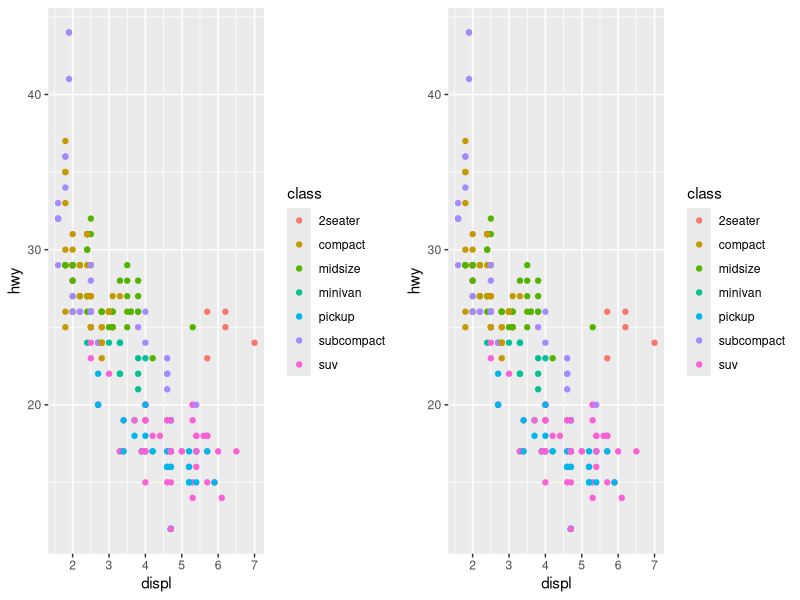
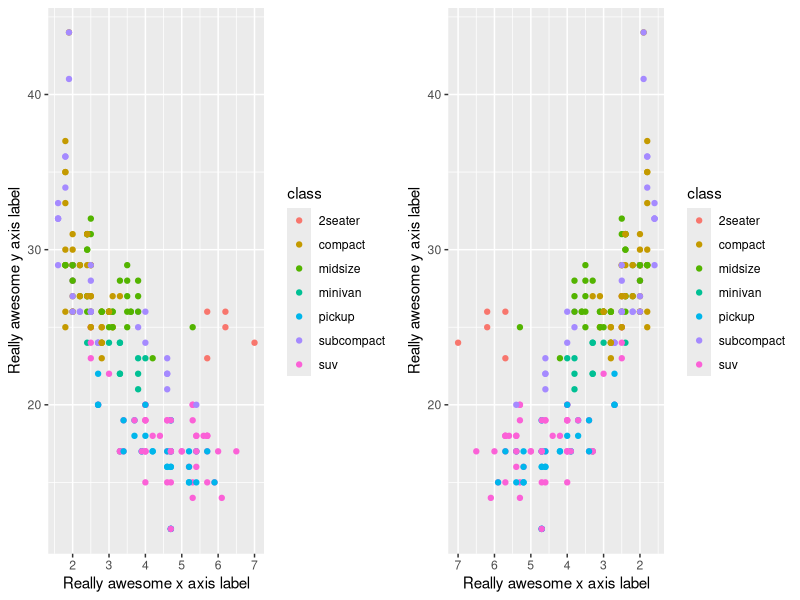
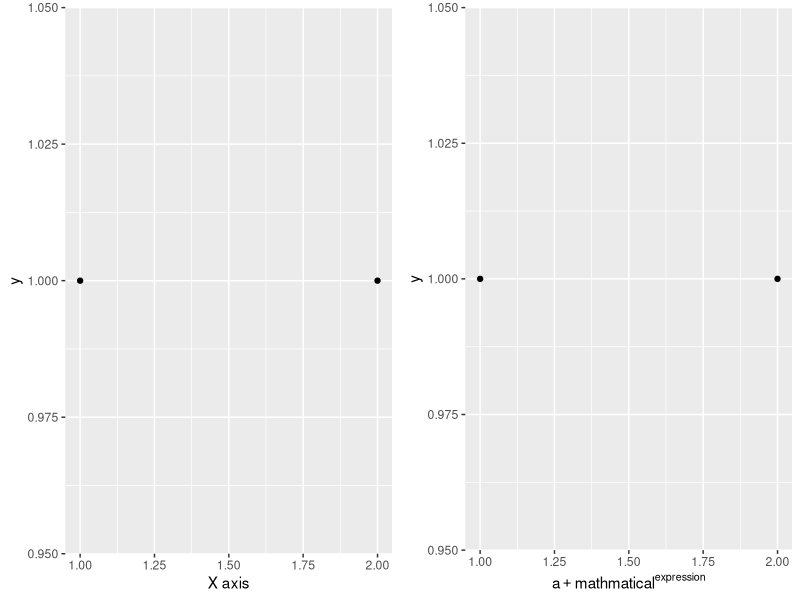
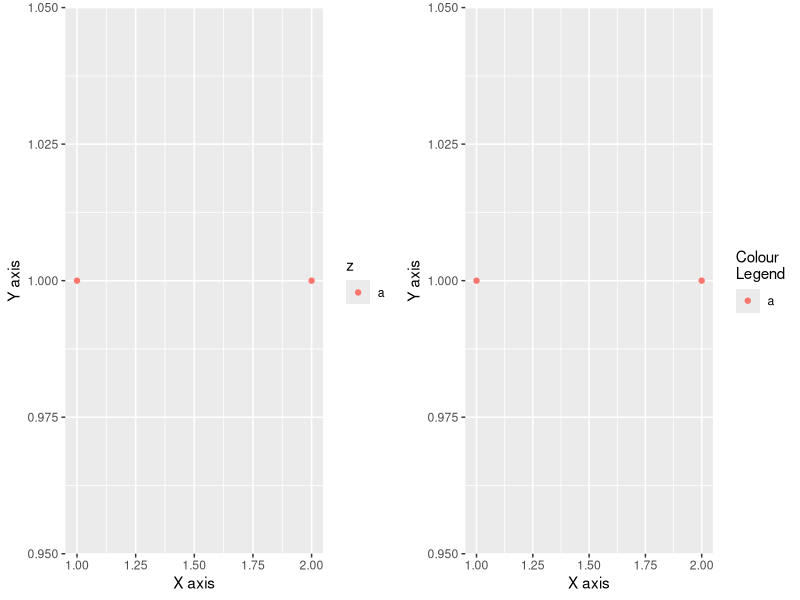
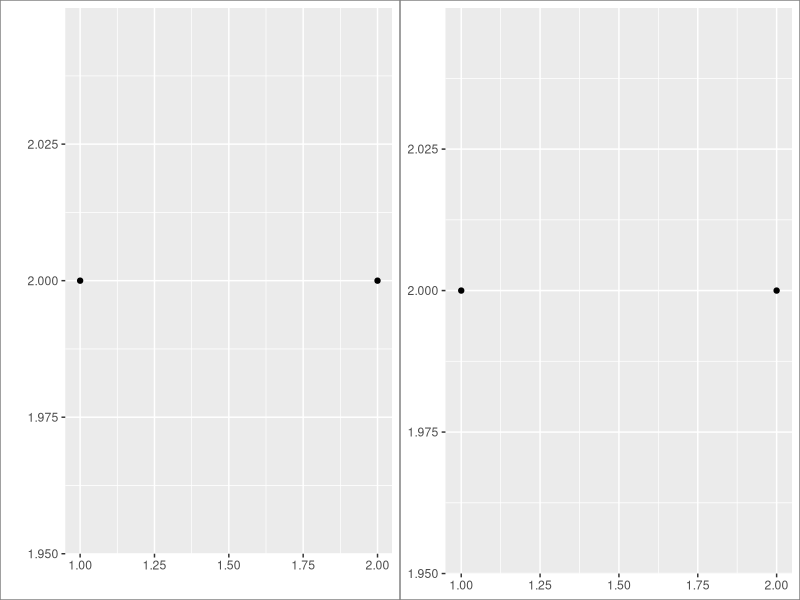
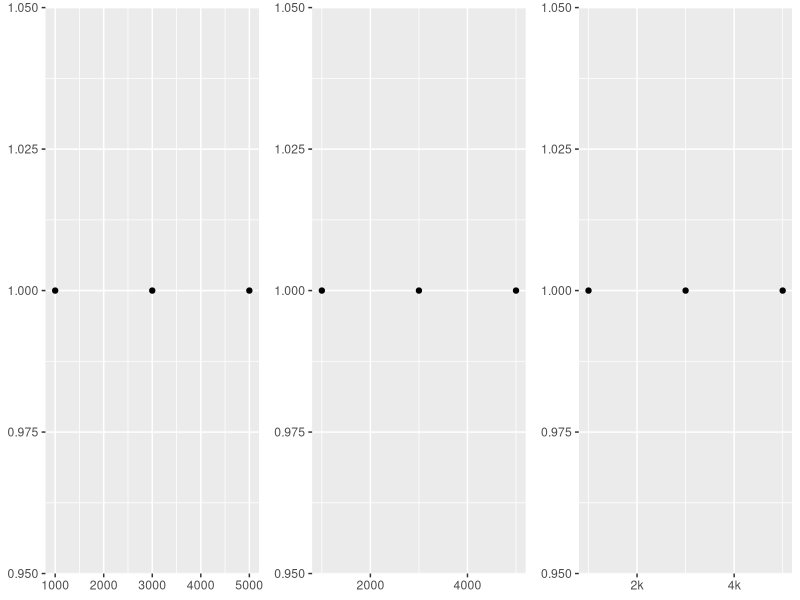
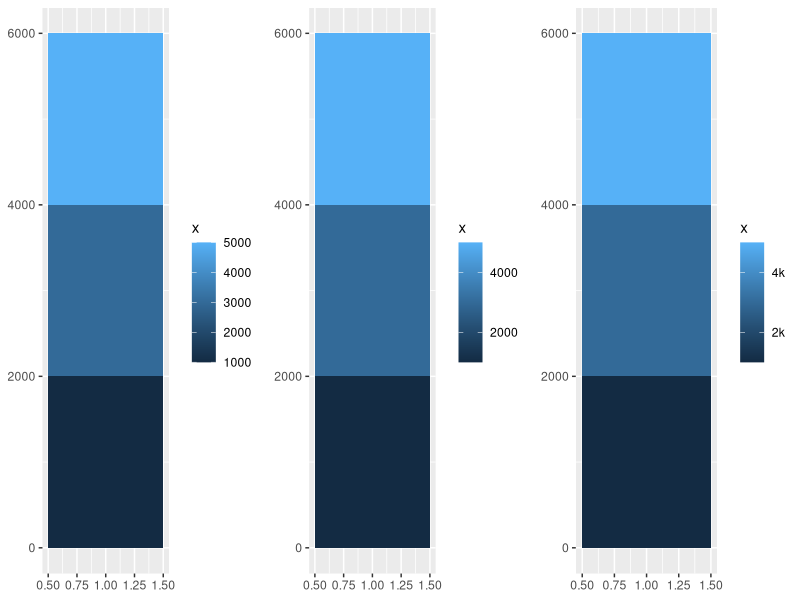
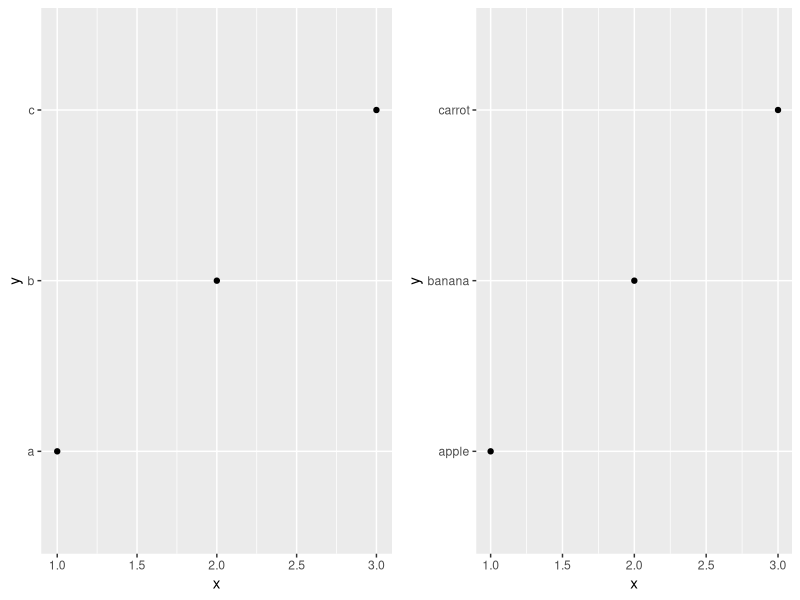

Write the R code that produced these figures, in order. (Note: this script raises an error after producing the figures.)
## ---- chunk 1
library(tidyverse)
library(gridExtra)
## ---- chunk 2
ggplot(mpg,
       aes(x=displ, y=hwy)) +
  geom_point(aes(colour=class)) -> p1

ggplot(mpg,
       aes(x=displ, y=hwy)) +
  geom_point(aes(colour=class)) +
  scale_x_continuous() +
  scale_y_continuous() +
  scale_colour_discrete() -> p2

gridExtra::grid.arrange(p1, p2, ncol=2)
## ---- chunk 3
ggplot(mpg,
       aes(x=displ, y=hwy)) +
  geom_point(aes(colour=class)) +
  scale_x_continuous('Really awesome x axis label') +
  scale_y_continuous('Really awesome y axis label') -> p1

ggplot(mpg,
       aes(x=displ, y=hwy)) +
  geom_point(aes(colour=class)) +
  scale_x_reverse('Really awesome x axis label') +
  scale_y_continuous('Really awesome y axis label') -> p2

gridExtra::grid.arrange(p1, p2, ncol=2)
## ---- chunk 4
data.frame(x=1:2, y=1, z='a') -> df
ggplot(df,
       aes(x=x, y=y)) +
  geom_point() -> p

gridExtra::grid.arrange(p+scale_x_continuous('X axis'),
                        p+scale_x_continuous(quote(a + mathmatical ^ expression)),
                        ncol=2)

## ---- chunk 5
ggplot(df,
       aes(x=x, y=y)) + 
  geom_point(aes(colour=z)) -> p

gridExtra::grid.arrange(p+xlab('X axis')+ylab('Y axis'),
                        p+labs(x='X axis', y='Y axis', colour='Colour\nLegend'),
                        ncol=2)
## ---- chunk 6
ggplot(df,
       aes(x=x, y=2)) +
  geom_point() + 
  theme(plot.background=element_rect(colour='grey50')) ->p

gridExtra::grid.arrange(p+labs(x="", y=""),
                        p+labs(x=NULL, y=NULL),
                        ncol=2)
## ---- chunk 7
data.frame(x=c(1,3,5) * 1000, y=1) -> df

ggplot(df,
       aes(x=x, y=1)) +
  geom_point() + 
  labs(x=NULL, y=NULL) -> p

gridExtra::grid.arrange(p,
                        p+scale_x_continuous(breaks=c(2000, 4000)),
                        p+scale_x_continuous(breaks=c(2000, 4000), labels=c('2k', '4k')),
                        ncol=3)
## ---- chunk 8
ggplot(df,
       aes(x=y, y=x, fill=x)) +
  geom_tile() +
  labs(x=NULL, y=NULL) -> p

gridExtra::grid.arrange(p,
                        p+scale_fill_continuous(breaks=c(2000, 4000)),
                        p+scale_fill_continuous(breaks=c(2000, 4000), labels=c('2k', '4k')),
                        ncol=3)
## ---- chunk 9
data.frame(x=1:3, y=c('a', 'b', 'c')) -> df2

ggplot(df2,
       aes(x=x, y=y)) + 
  geom_point() -> p

gridExtra::grid.arrange(p,
                        p+scale_y_discrete(labels=c('apple', 'banana', 'carrot')),
                        ncol=2)
## ---- chunk 10
ggplot(df,
       aes(x=x, y=1)) +
  geom_point() + 
  labs(x=NULL, y=NULL) -> p

gridExtra::grid.arrange(p+scale_x_continuous(breaks=NULL),
                        p+scale_x_continuous(labels=NULL),
                        ncol=2)
## ---- chunk 11
library(scales)

gridExtra::grid.arrange(p+scale_y_continuous(labels=scales::percent_format()),
                        p+scale_y_continuous(labels=scales::dollar_format('$')),
                        p+scale_x_continuous(breaks=function(x){c(1000, 1853, 3543, 5000)}),
                        ncol=2)
## ---- chunk 12
data.frame(x=c(2, 3, 5, 10, 200, 3000), y=1) -> df

ggplot(df,
       aes(x=x, y=y)) +
  geom_point() + 
  scale_x_log10() -> p1

1:10 %o% 10 ^ (0:4) -> mb

ggplot(df,
       aes(x=x, y=y)) + 
  geom_point() +
  scale_x_log10(minor_breaks = mb) -> p2

gridExtra::grid.arrange(p1, p2, ncol=2)
## ---- chunk 13

data_frame(x=1:3, y=3:1, z=c('a', 'b', 'c')) -> df

ggplot(df,
        aes(x=x, y=y)) +
  geom_point(size=4, 
             colour='grey50') +
  geom_point(aes(colour=z),
             size=2) -> p1

ggplot(df,
       aes(x=x, y=y)) + 
  geom_point(size=4,
             colour='grey50',
             show.legend=TRUE) +
  geom_point(aes(colour=z),
             size=2) -> p2

gridExtra::grid.arrange(p1, p2, ncol=2)
## ---- chunk 14
data_frame(x=rnorm(1000),
           y=rnorm(1000)) -> norm
cut(norm$x,
    3,
    labels=c('a', 'b', 'c')) -> norm$z

ggplot(norm,
       aes(x=x, y=y)) +
  geom_point(aes(colour=z),
             alpha=0.1) -> p1

ggplot(norm,
       aes(x=x, y=y)) +
  geom_point(aes(colour=z),
             alpha=0.1) +
  guides(colour=guide_legend(override.aes=list(alpha=1))) -> p2

gridExtra::grid.arrange(p1, p2, ncol=2)
## ---- chunk 15
ggplot(df,
       aes(x=x, y=y)) -> p

gridExtra::grid.arrange(p + geom_point(aes(colour=z)),
                        p + geom_point(aes(shape=z)),
                        p + geom_point(aes(colour=z, shape=z)),
                        ncol=3)
## ---- chunk 16
p + geom_point(aes(colour=z, shape=z)) -> pp

gridExtra::grid.arrange(pp + guides(colour=guide_legend('Spoon')),
                        pp + labs(shape='Fork'),
                        pp + guides(shape=guide_legend('Knife')) + labs(colour='Knife'),
                        ncol=3)
## ---- chunk 17
ggplot(df,
       aes(x=x, y=y)) + 
  geom_point(aes(colour=z), 
             size=3) +
  labs(x=NULL, y=NULL) -> p

gridExtra::grid.arrange(p+theme(legend.position='right'),
                        p+theme(legend.position='bottom'),
                        p+theme(legend.position='none'),
                        p+theme(legend.position='left'),
                        p+theme(legend.position='top'),
                        p+theme(legend.position=c(0.5, 0.5)),
                        ncol=3)
## ---- chunk 18
data_frame(x=1, y=1:3, z=1:3) -> df

ggplot(df,
       aes(x=x, y=y)) +
  geom_raster(aes(fill=z)) -> base

gridExtra::grid.arrange(base,
                        base+scale_fill_continuous(guide=guide_legend()),
                        base+guides(fill=guide_legend()),
                        ncol=3)
## ---- chunk 19
data_frame(x=1:3, y=1:3) -> df

ggplot(df,
       aes(x=x, y=y)) +
  geom_point() -> base

gridExtra::grid.arrange(base,
                        base+scale_x_continuous(limits=c(1.5, 2.5)),
                        base+scale_x_continuous(limits=c(0, 4)),
                        ncol=3)
## ---- chunk 20
gridExtra::grid.arrange(base + xlim(0, 4),
                        base + xlim(4, 0),
                        base + lims(x=c(0,4)),
                        ncol=3)
## ---- chunk 21
ggplot(faithfuld,
       aes(x=waiting, y=eruptions)) +
  geom_raster(aes(fill=density)) +
  theme(legend.position='none') -> p1

p1 + scale_x_continuous(expand=c(0,0)) +
  scale_y_continuous(expand=c(0,0)) -> p2

gridExtra::grid.arrange(p1, p2, ncol=2)
## ---- chunk 22
data_frame(x=1:5) -> df
ggplot(df,
       aes(x, 1)) +
  geom_tile(aes(fill=x), 
            colour='white') -> p

gridExtra::grid.arrange(p,
                        p+scale_fill_gradient(limits=c(2,4)),
                        p+scale_fill_gradient(limits=c(2,4), 
                                              oob=scales::squish),
                        ncol=3)
## ---- chunk 23
ggplot(mpg,
       aes(x=displ, y=hwy)) +
  geom_point()+
  scale_y_continuous(trans='reciprocal') -> p1

ggplot(diamonds,
       aes(x=price, y=carat)) +
  geom_bin2d() +
  scale_x_continuous(trans='log10') +
  scale_y_log10() -> p2

gridExtra::grid.arrange(p1, p2, ncol=2)
## ---- chunk 24
dplyr::glimpse(economics)
## ---- chunk 25
ggplot(economics,
       aes(x=date, y=psavert)) +
  geom_line(na.rm=TRUE) +
  labs(x=NULL, y=NULL) -> base

gridExtra::grid.arrange(base,
                        base + scale_x_date(date_labels='%y',
                                         date_breaks='5 years'),
                        ncol=2)
## ---- chunk 26
gridExtra::grid.arrange(base+scale_x_date(limits=as.Date(c('2004-01-01', '2005-01-01')),
                                          date_labels='%b %y',
                                          date_minor_breaks='1 month'),
                        base+scale_x_date(limits=as.Date(c('2004-01-01', '2004-06-01')),
                                          date_labels='%m/%d',
                                          date_minor_breaks='2 weeks'),
                        ncol=2)
## ---- chunk 27
ggplot(faithfuld,
       aes(x=waiting, y=eruptions, fill=density)) +
  geom_raster() +
  scale_x_continuous(name=NULL, expand=c(0,0)) +
  scale_y_continuous(name=NULL, expand=c(0,0)) +
  theme(legend.position='none') -> erupt

gridExtra::grid.arrange(erupt,
                        erupt+scale_fill_gradient(low='white', high='black'),
                        erupt+scale_fill_gradient(low=munsell::mnsl('5G 9/2'),
                                                  high=munsell::mnsl('5G 6/8')),
                        ncol=3)
## ---- chunk 28
median(faithfuld$density) -> mid
erupt + scale_fill_gradient2(midpoint=mid)
## ---- chunk 29
gridExtra::grid.arrange(erupt+scale_fill_gradientn(colours=terrain.colors(7)),
                        erupt+scale_fill_gradientn(colours=colorspace::heat_hcl(7)),
                        erupt+scale_fill_gradientn(colours=colorspace::diverge_hcl(7)),
                        ncol=3)
## ---- chunk 30
gridExtra::grid.arrange(erupt+scale_fill_distiller(),
                        erupt+scale_fill_distiller(palette='RdPu'),
                        erupt+scale_fill_distiller(palette='YlOrBr'),
                        ncol=3)
## ---- chunk 31
data_frame(x=1, y=1:5, z=c(1,3,2,NA,5)) -> df

ggplot(df,
       aes(x=x, y=y)) +
  geom_tile(aes(fill=z), size=5) -> p

gridExtra::grid.arrange(p,
                        p+scale_fill_gradient(na.value=NA),
                        p+scale_fill_gradient(low='black', high='white', na.value='red'),
                        ncol=3)
